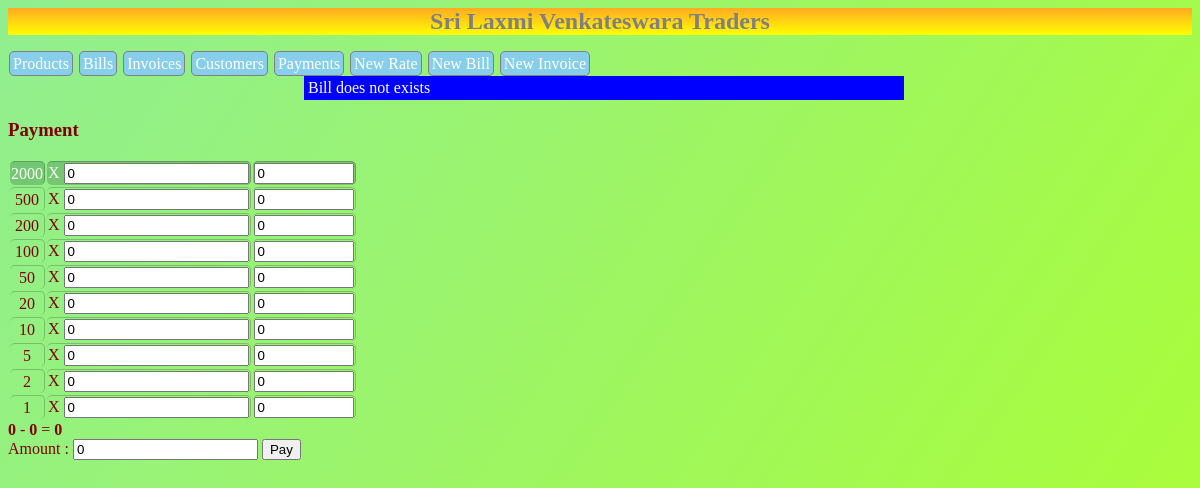
/payment/44/, run on an earlier commit of the app's database.
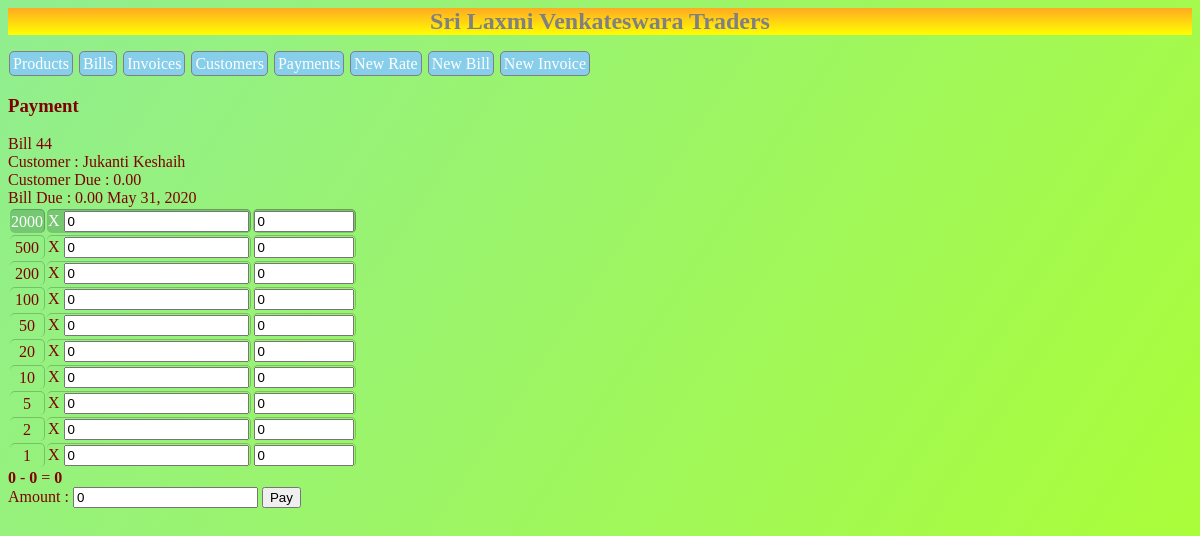
And on a later commit of the database.
### home/models.py (models this page shows, shortened)
class Bill(models.Model):
    customer = models.ForeignKey('Customer',on_delete=models.CASCADE)
    date = models.DateTimeField(auto_now=True)
    total = models.DecimalField(max_digits=10,decimal_places=2,default=0)
    due = models.DecimalField(max_digits=10, decimal_places=2,default=0)

class Customer(models.Model):
    name = models.CharField(max_length=64)
    phone = models.IntegerField(null=True)
    email = models.EmailField(null=True)
    address = models.ForeignKey(Village,models.CASCADE,related_name='user_address')#models.CharField(max_length=128)
    due = models.DecimalField(default=0,decimal_places=2,max_digits=10)

### home/views.py (the view, shortened to what this page needs)
# urls.py: path('payment/<int:bill_id>/',views.payment,name='payment'),
def payment(request,bill_id):
    context = {
        'title': 'Payments',
        'denomi':denomi,
    }
    taken_total = 0
    return_total = 0
    if bill_id != -1:
        try:
            context['bill'] = Bill.objects.get(pk=bill_id)
        except Bill.DoesNotExist:
            messages.error(request,"Bill does not exists")
    return render(request,'home/home.html',context)#HttpResponse("Hi! Nithin")

### home/templates/home/home.html (shortened to what this page needs)
{% extends "./base.html" %}
    {% block content %}
    <form method="post">
        <h3>Payment</h3>
        {% if bill %}
            Bill {{ bill.id }}
            <div>
                Customer : {{ bill.customer.name }}<br />
                Customer Due : {{ bill.customer.due }}<br />
                Bill Due : {{ bill.due }}
                <span class="date">{{ bill.date.date }}<span class="time"> {{ bill.date.time }}</span></span>
            </div>
        {% endif %}
        <table>
            {% for den in denomi %}
            <tr>
                <td>{{ den }}</td>
                <td>X <input class='take' name='t{{ den }}' type="number" value=0 onblur="check_both()" required /></td>
                <td><input  class='return' name='r{{ den }}' type="number" value=0  onblur="check_both();" required /></td>
            </tr>
            {% endfor %}
    </table>
        <div>
            <b id='take_id'></b> - <b id='return_id'></b> = <b id='total'></b>
        </div>
        <div>
            Amount : <input type="text" value="{{ bill.due }}" name='amount' placeholder="Enter amount" />
            <input class="right" type="submit" value="Pay"/>
        </div>
    </form>
{% endblock content %}

What changed in the data, as far as the page shows it:
added Bill: id "44", customer.name "Jukanti Keshaih", customer.due "0.00", due "0.00", date "May 31, 2020", amount "0"
Also different on the page:
form field amount: "0" → (not shown)
text now shown: "Bill Customer : Customer Due : Bill Due :"
list line gone: "Bill does not exists"
